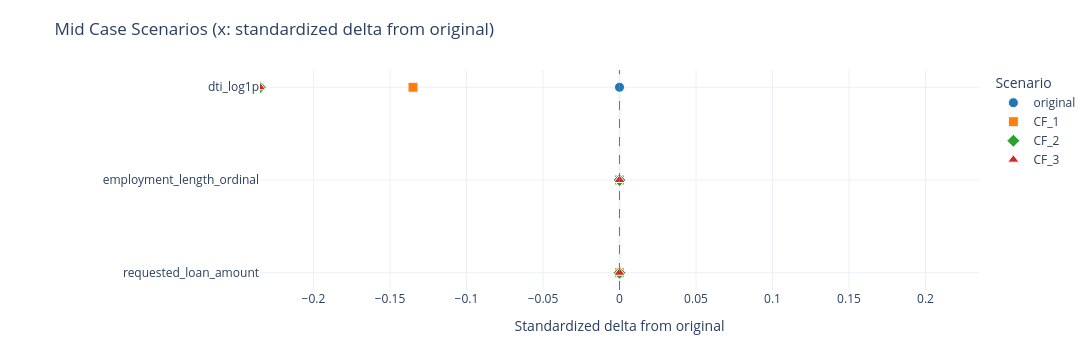
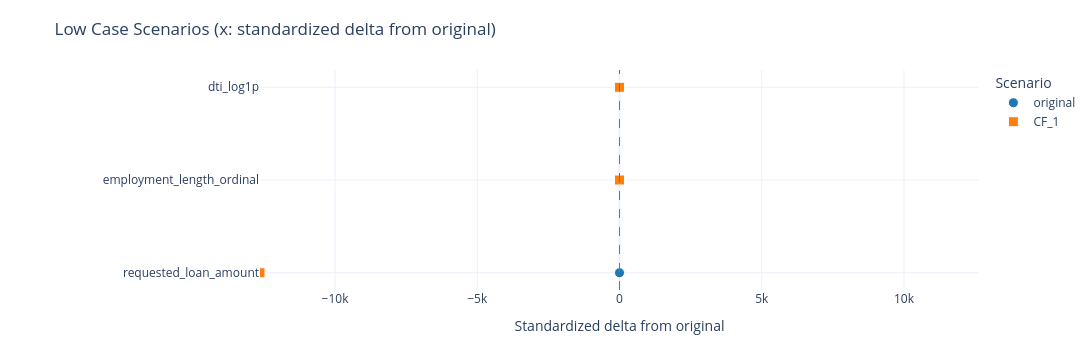

Write notebook code for charts like these, in order.
### Code cell
if not case_comparison_df.empty:
    case_delta_matrix = (
        case_comparison_df.pivot_table(
            index=["case_label", "cf_id"],
            columns="feature",
            values="delta",
            aggfunc="first",
        )
        .reindex(columns=actionable_features)
        .fillna(0)
    )

    case_value_raw_df = pd.concat(case_value_raw_frames).reindex(columns=actionable_features)
    case_value_scaled_df = pd.concat(case_value_scaled_frames).reindex(columns=actionable_features)

    # display(case_value_raw_df)
    display(
        style_raw_value_matrix(
            case_value_raw_df,
            case_value_scaled_df,
            caption="表示値と背景色は同じ生データ空間の値",
        )
    )

    case_labels = case_value_raw_df.index.get_level_values("case_label").unique()
    for case_label in case_labels:
        plot_scenario_value_dotplot(
            case_value_raw_df.loc[case_label],
            case_value_scaled_df.loc[case_label],
            title=f"{case_label} Case Scenarios (x: standardized delta from original)",
        )
        # plot_scenario_value_barplot(
        #     case_value_raw_df.loc[case_label],
        #     case_value_scaled_df.loc[case_label],
        #     title=f"{case_label} Case Scenarios (grouped raw-value bars)",
        # )

    # display(case_delta_matrix)

    case_max_abs_delta = case_delta_matrix.abs().to_numpy().max()
    if case_max_abs_delta == 0:
        case_max_abs_delta = 1.0

    display(
        case_delta_matrix.style
        .format("{:.4f}")
        .background_gradient(cmap="RdBu_r", axis=None, vmin=-case_max_abs_delta, vmax=case_max_abs_delta)
    )

### Figure 1 — Plotly figure (JSON) as saved in the notebook; plotly's stock layout.template omitted (floating-point values rounded to 4 significant figures)
{"data": [{"customdata": [[10000, 10000, 0, 0, "original", "requested_loan_amount"], [0, 0, 0, 0, "original", "employment_length_ordinal"], [3.435, 3.435, 0, 0, "original", "dti_log1p"]], "hovertemplate": "scenario=%{customdata[4]}<br>feature=%{customdata[5]}<br>original raw=%{customdata[0]:.4f}<br>scenario raw=%{customdata[1]:.4f}<br>raw delta=%{customdata[2]:.4f}<br>standardized delta=%{customdata[3]:.4f}<extra></extra>", "marker": {"color": "#1f77b4", "line": {"color": "#ffffff", "width": 1}, "size": 10, "symbol": "circle"}, "mode": "markers", "name": "original", "type": "scatter", "x": [0.0, 0.0, 0.0], "y": ["requested_loan_amount", "employment_length_ordinal", "dti_log1p"]}, {"customdata": [[10000, 10000, 0, 0, "CF_1", "requested_loan_amount"], [0, 0, 0, 0, "CF_1", "employment_length_ordinal"], [3.435, 3.3, -0.135, -0.135, "CF_1", "dti_log1p"]], "hovertemplate": "scenario=%{customdata[4]}<br>feature=%{customdata[5]}<br>original raw=%{customdata[0]:.4f}<br>scenario raw=%{customdata[1]:.4f}<br>raw delta=%{customdata[2]:.4f}<br>standardized delta=%{customdata[3]:.4f}<extra></extra>", "marker": {"color": "#ff7f0e", "line": {"color": "#ffffff", "width": 1}, "size": 10, "symbol": "square"}, "mode": "markers", "name": "CF_1", "type": "scatter", "x": [0.0, 0.0, -0.135], "y": ["requested_loan_amount", "employment_length_ordinal", "dti_log1p"]}, {"customdata": [[10000, 10000, 0, 0, "CF_2", "requested_loan_amount"], [0, 0, 0, 0, "CF_2", "employment_length_ordinal"], [3.435, 3.2, -0.235, -0.235, "CF_2", "dti_log1p"]], "hovertemplate": "scenario=%{customdata[4]}<br>feature=%{customdata[5]}<br>original raw=%{customdata[0]:.4f}<br>scenario raw=%{customdata[1]:.4f}<br>raw delta=%{customdata[2]:.4f}<br>standardized delta=%{customdata[3]:.4f}<extra></extra>", "marker": {"color": "#2ca02c", "line": {"color": "#ffffff", "width": 1}, "size": 10, "symbol": "diamond"}, "mode": "markers", "name": "CF_2", "type": "scatter", "x": [0.0, 0.0, -0.235], "y": ["requested_loan_amount", "employment_length_ordinal", "dti_log1p"]}, {"customdata": [[10000, 10000, 0, 0, "CF_3", "requested_loan_amount"], [0, 0, 0, 0, "CF_3", "employment_length_ordinal"], [3.435, 3.2, -0.235, -0.235, "CF_3", "dti_log1p"]], "hovertemplate": "scenario=%{customdata[4]}<br>feature=%{customdata[5]}<br>original raw=%{customdata[0]:.4f}<br>scenario raw=%{customdata[1]:.4f}<br>raw delta=%{customdata[2]:.4f}<br>standardized delta=%{customdata[3]:.4f}<extra></extra>", "marker": {"color": "#d62728", "line": {"color": "#ffffff", "width": 1}, "size": 10, "symbol": "triangle-up"}, "mode": "markers", "name": "CF_3", "type": "scatter", "x": [0.0, 0.0, -0.235], "y": ["requested_loan_amount", "employment_length_ordinal", "dti_log1p"]}], "layout": {"height": 350, "hovermode": "closest", "legend": {"title": {"text": "Scenario"}}, "margin": {"b": 60, "l": 260, "r": 40, "t": 70}, "shapes": [{"line": {"color": "#6e7781", "dash": "dash", "width": 1}, "type": "line", "x0": 0, "x1": 0, "xref": "x", "y0": 0, "y1": 1, "yref": "y domain"}], "title": {"text": "Mid Case Scenarios (x: standardized delta from original)"}, "width": 1100, "xaxis": {"range": [-0.235, 0.235], "title": {"text": "Standardized delta from original"}}, "yaxis": {"automargin": true, "categoryarray": ["requested_loan_amount", "employment_length_ordinal", "dti_log1p"], "categoryorder": "array", "title": {"text": ""}}}}

### Figure 2 — Plotly figure (JSON) as saved in the notebook; plotly's stock layout.template omitted (floating-point values rounded to 4 significant figures)
{"data": [{"customdata": [[15000, 15000, 0, 0, "original", "requested_loan_amount"], [1, 1, 0, 0, "original", "employment_length_ordinal"], [2.864, 2.864, 0, 0, "original", "dti_log1p"]], "hovertemplate": "scenario=%{customdata[4]}<br>feature=%{customdata[5]}<br>original raw=%{customdata[0]:.4f}<br>scenario raw=%{customdata[1]:.4f}<br>raw delta=%{customdata[2]:.4f}<br>standardized delta=%{customdata[3]:.4f}<extra></extra>", "marker": {"color": "#1f77b4", "line": {"color": "#ffffff", "width": 1}, "size": 10, "symbol": "circle"}, "mode": "markers", "name": "original", "type": "scatter", "x": [0.0, 0.0, 0.0], "y": ["requested_loan_amount", "employment_length_ordinal", "dti_log1p"]}, {"customdata": [[15000, 2362.0, -12640.0, -12640.0, "CF_1", "requested_loan_amount"], [1, 1, 0, 0, "CF_1", "employment_length_ordinal"], [2.864, 2.4, -0.4645, -0.4645, "CF_1", "dti_log1p"]], "hovertemplate": "scenario=%{customdata[4]}<br>feature=%{customdata[5]}<br>original raw=%{customdata[0]:.4f}<br>scenario raw=%{customdata[1]:.4f}<br>raw delta=%{customdata[2]:.4f}<br>standardized delta=%{customdata[3]:.4f}<extra></extra>", "marker": {"color": "#ff7f0e", "line": {"color": "#ffffff", "width": 1}, "size": 10, "symbol": "square"}, "mode": "markers", "name": "CF_1", "type": "scatter", "x": [-12640.0, 0.0, -0.4645], "y": ["requested_loan_amount", "employment_length_ordinal", "dti_log1p"]}], "layout": {"height": 350, "hovermode": "closest", "legend": {"title": {"text": "Scenario"}}, "margin": {"b": 60, "l": 260, "r": 40, "t": 70}, "shapes": [{"line": {"color": "#6e7781", "dash": "dash", "width": 1}, "type": "line", "x0": 0, "x1": 0, "xref": "x", "y0": 0, "y1": 1, "yref": "y domain"}], "title": {"text": "Low Case Scenarios (x: standardized delta from original)"}, "width": 1100, "xaxis": {"range": [-12640.0, 12640.0], "title": {"text": "Standardized delta from original"}}, "yaxis": {"automargin": true, "categoryarray": ["requested_loan_amount", "employment_length_ordinal", "dti_log1p"], "categoryorder": "array", "title": {"text": ""}}}}
